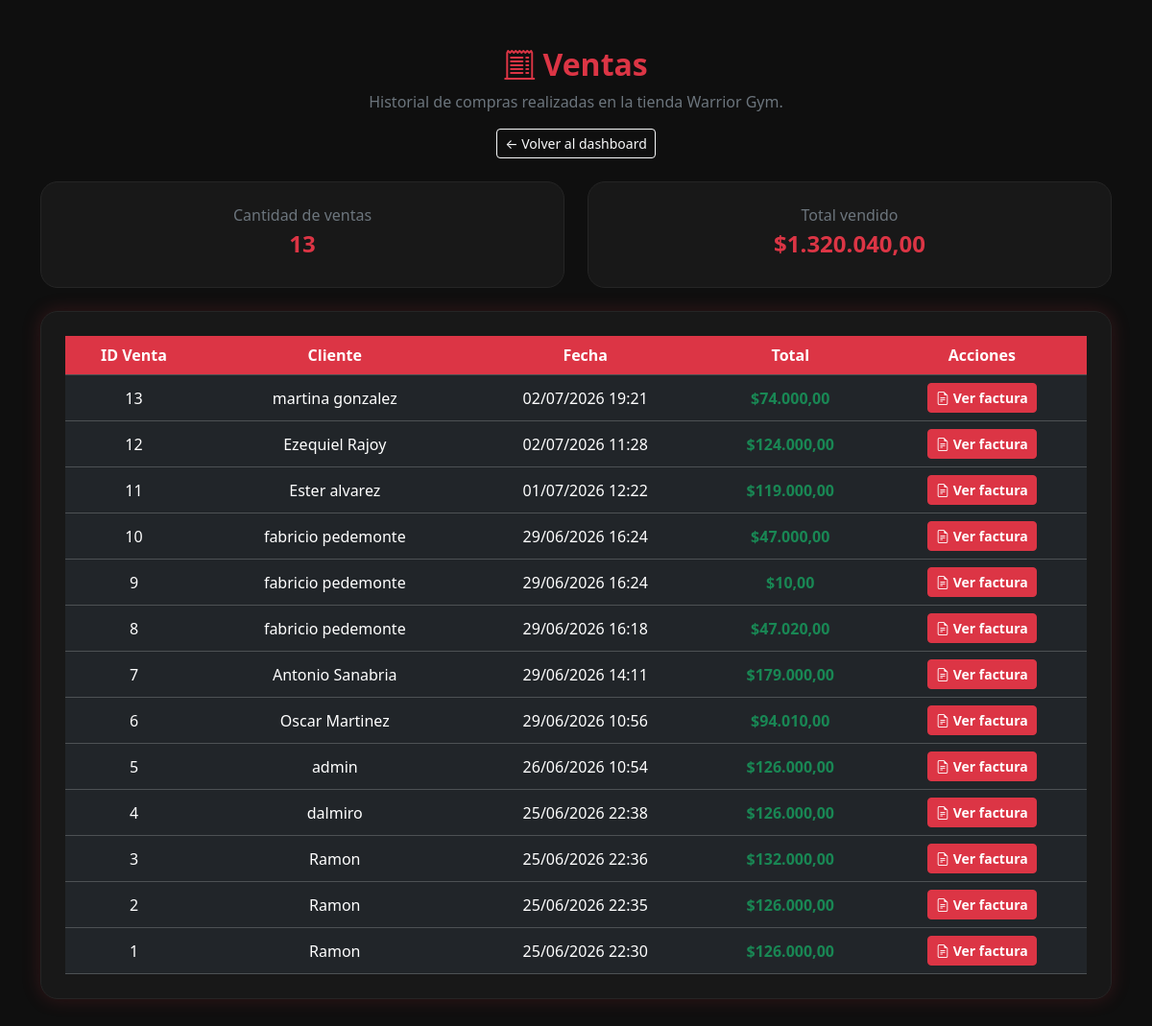
/admin/ventas.php (signed in), run on the app's committed database.
### tables this page shows
CREATE TABLE `ventas` (
  `id_venta` int(11) NOT NULL AUTO_INCREMENT,
  `id_usuario` int(11) NOT NULL,
  `fecha` datetime DEFAULT current_timestamp(),
  `total` decimal(10,2) NOT NULL DEFAULT 0.00,
  PRIMARY KEY (`id_venta`),
  KEY `id_usuario` (`id_usuario`),
  CONSTRAINT `ventas_ibfk_1` FOREIGN KEY (`id_usuario`) REFERENCES `usuarios` (`id_usuario`)
);

### admin/ventas.php (the view, shortened to what this page needs)
<?php
include(__DIR__ . "/../php/conexion.php");
function formatoPrecio($precio) {
    return "$" . number_format($precio, 2, ",", ".");
}
function formatoFecha($fecha) {
    return date("d/m/Y H:i", strtotime($fecha));
}
$sql = "
SELECT
    v.id_venta,
    v.fecha,
    COALESCE(
        NULLIF(TRIM(CONCAT(COALESCE(c.nombre, ''), ' ', COALESCE(c.apellido, ''))), ''),
        u.nombre,
        'Usuario eliminado'
    ) AS cliente,
    COALESCE(dt.total_detalle, v.total, 0) AS total
FROM ventas v
LEFT JOIN usuarios u ON v.id_usuario = u.id_usuario
LEFT JOIN clientes c ON c.id_usuario = u.id_usuario
LEFT JOIN (
    SELECT
        id_venta,
        SUM(cantidad * precio_unitario) AS total_detalle
    FROM detalle_ventas
    GROUP BY id_venta
) dt ON dt.id_venta = v.id_venta
ORDER BY v.id_venta DESC
";
$resultado = mysqli_query($conexion, $sql);
$ventas = [];
$total_general = 0;
while ($fila = mysqli_fetch_assoc($resultado)) {
    $ventas[] = $fila;
    $total_general += $fila['total'];
}
$cantidad_ventas = count($ventas);
?>
<!DOCTYPE html>
<html lang="es">
<head>
<link href="https://cdn.jsdelivr.net/npm/bootstrap@5.3.7/dist/css/bootstrap.min.css" rel="stylesheet">
<link rel="stylesheet" href="https://cdn.jsdelivr.net/npm/bootstrap-icons@1.13.1/font/bootstrap-icons.min.css">
</head>
<body>
<div class="container py-5">
    <div class="text-center mb-4">
        <h2 class="page-title">
            <i class="bi bi-receipt-cutoff"></i> Ventas
        </h2>
        <p class="text-secondary">
            Historial de compras realizadas en la tienda Warrior Gym.
        </p>
        <a href="dashboard.php" class="btn btn-outline-light btn-sm">
            ← Volver al dashboard
        </a>
    </div>
    <div class="row g-4 mb-4">
        <div class="col-md-6">
            <div class="stat-card text-center">
                <p class="text-secondary mb-1">Cantidad de ventas</p>
                <h4><?= $cantidad_ventas ?></h4>
            </div>
        </div>
        <div class="col-md-6">
            <div class="stat-card text-center">
                <p class="text-secondary mb-1">Total vendido</p>
                <h4><?= formatoPrecio($total_general) ?></h4>
            </div>
        </div>
    </div>
    <div class="table-box">
        <?php if ($cantidad_ventas > 0): ?>
            <div class="table-responsive">
                <table class="table table-dark table-hover text-center align-middle mb-0">
                    <thead>
                        <tr>
                            <th>ID Venta</th>
                            <th>Cliente</th>
                            <th>Fecha</th>
                            <th>Total</th>
                            <th>Acciones</th>
                        </tr>
                    </thead>
                    <tbody>
                        <?php foreach ($ventas as $fila): ?>
                            <tr>
                                <td><?= $fila['id_venta'] ?></td>
                                <td><?= htmlspecialchars($fila['cliente']) ?></td>
                                <td><?= formatoFecha($fila['fecha']) ?></td>
                                <td class="text-success fw-bold">
                                    <?= formatoPrecio($fila['total']) ?>
                                </td>
                                <td>
                                    <a href="factura.php?id=<?= $fila['id_venta'] ?>" class="btn btn-danger btn-sm btn-factura">
                                        <i class="bi bi-file-earmark-text"></i>
                                        Ver factura
                                    </a>
                                </td>
                            </tr>
                        <?php endforeach; ?>
                    </tbody>
                </table>
            </div>
        <?php endif; ?>
    </div>
</div>
</body>
</html>

### admin/ventas.php (style rules this page uses)
body { background: #0f0f0f; color: white; }
.page-title { color: #dc3545; font-weight: 800; }
.stat-card { background: #181818; border: 1px solid #252525; border-radius: 18px; padding: 22px; }
.stat-card h4 { color: #dc3545; font-weight: bold; }
.table-box { background: #181818; border: 1px solid #252525; border-radius: 18px; padding: 25px; box-shadow: 0 0 20px rgba(220,53,69,.18); }
.table-dark th { background: #dc3545; color: white; }
.btn-factura { font-weight: 600; }

### data on the page
ventas: id_venta "13", cliente "martina gonzalez", fecha "02/07/2026 19:21", total "$74.000,00"
ventas: id_venta "12", cliente "Ezequiel Rajoy", fecha "02/07/2026 11:28", total "$124.000,00"
ventas: id_venta "11", cliente "Ester alvarez", fecha "01/07/2026 12:22", total "$119.000,00"
ventas: id_venta "10", cliente "fabricio pedemonte", fecha "29/06/2026 16:24", total "$47.000,00"
ventas: id_venta "9", cliente "fabricio pedemonte", fecha "29/06/2026 16:24", total "$10,00"
ventas: id_venta "8", cliente "fabricio pedemonte", fecha "29/06/2026 16:18", total "$47.020,00"
ventas: id_venta "7", cliente "Antonio Sanabria", fecha "29/06/2026 14:11", total "$179.000,00"
ventas: id_venta "6", cliente "Oscar Martinez", fecha "29/06/2026 10:56", total "$94.010,00"
ventas: id_venta "5", cliente "admin", fecha "26/06/2026 10:54", total "$126.000,00"
ventas: id_venta "4", cliente "dalmiro", fecha "25/06/2026 22:38", total "$126.000,00"
ventas: id_venta "3", cliente "Ramon", fecha "25/06/2026 22:36", total "$132.000,00"
ventas: id_venta "2", cliente "Ramon", fecha "25/06/2026 22:35", total "$126.000,00"
ventas: id_venta "1", cliente "Ramon", fecha "25/06/2026 22:30", total "$126.000,00"

### other printed values
$cantidad_ventas "13"
formatoPrecio($total_general) "$1.320.040,00"
